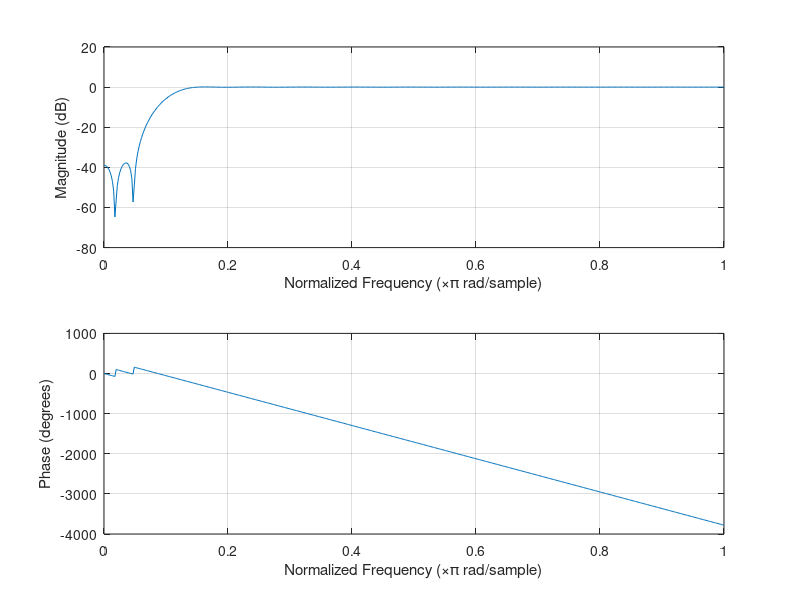

This figure's MATLAB source:
amp = [0 1]; %high pass filter

Delta = 0.1 * pi; % trans. band
A = [0.01 0.01]; % ripple 
h = 1000; %Hz - sampling frequency
Fc = 25; %Hz - cut-off frequency

ohmP = Fc*(2*pi)*(1/h); %rad
ohmS = (Delta + ohmP);  %rad
Fs = ohmS / ((2*pi)*(1/h));%hz

F = [Fc Fs];

[M,Wn,beta,ftype] = kaiserord(F,amp,A,h);
b = fir1(M,Wn,ftype,kaiser(M+1,beta),'noscale');
freqz(b,1,512)

fprintf("h [%d Hz]\nFc[%d Hz]\nFs[%d Hz]\nM [%d]", h, Fc, Fs,M);
coefs = regexprep(num2str(b),'\s+',',')
